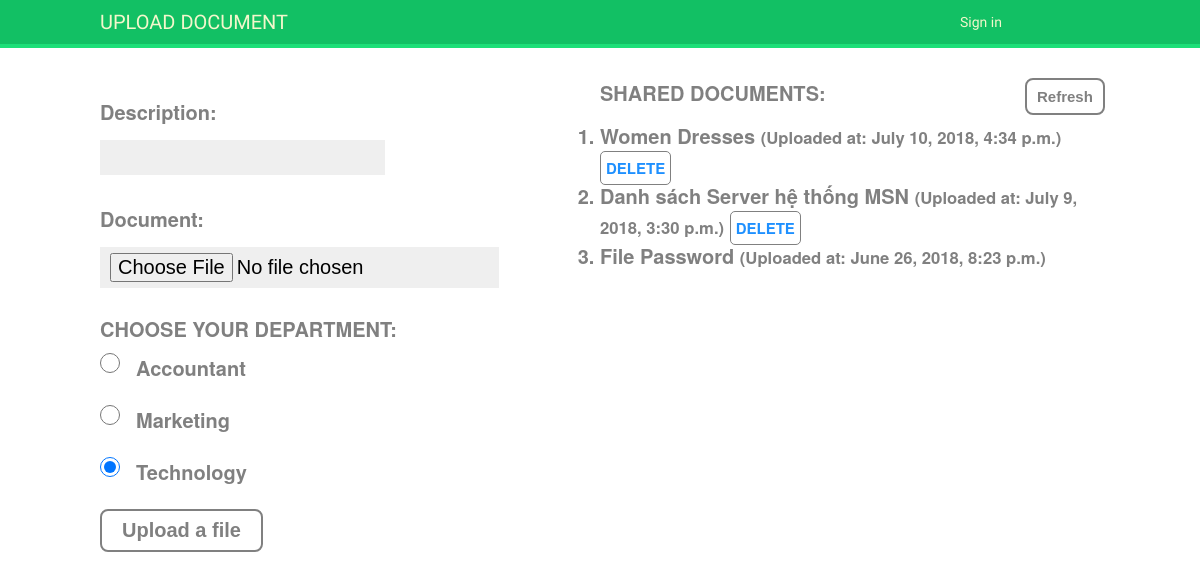
Before: / with the older database file.
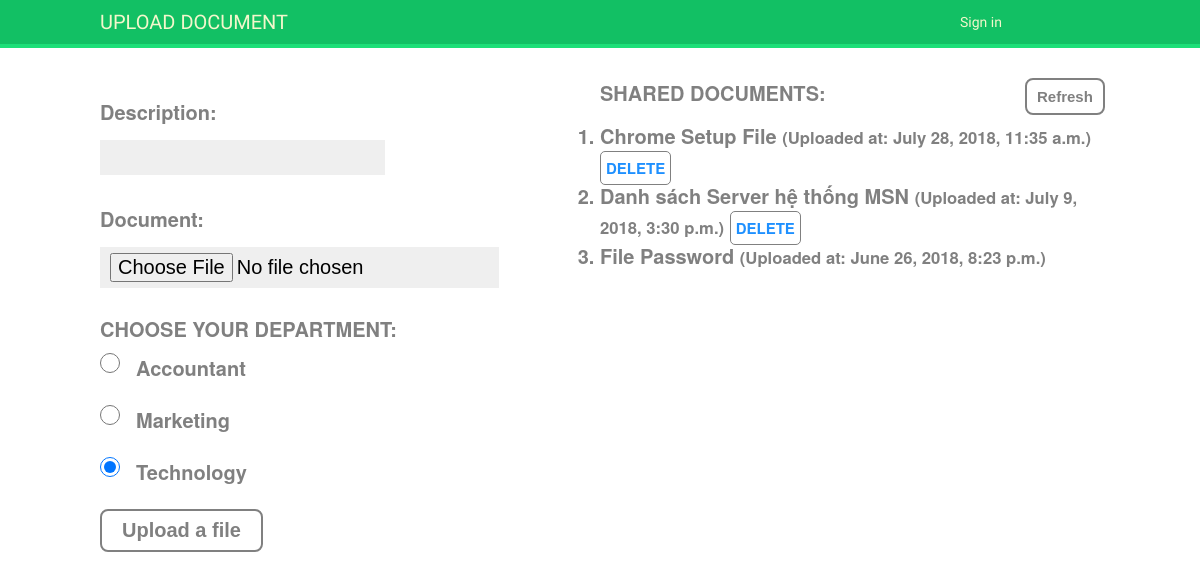
After: the same page with the newer database file.
### core/models.py (models this page shows, shortened)
class Department(models.Model):
    department = models.CharField(max_length=50)
    available = models.BooleanField(default=True)

class Document(models.Model):
    description = models.CharField(max_length=255, blank=True)
    document = models.FileField(upload_to=get_upload_to)
    uploaded_at = models.DateTimeField(auto_now_add=True)
    updated = models.DateTimeField(auto_now=True)
    ipaddr_and_date = models.CharField(max_length=30, blank=True)
    def get_ip_of_document(self):
        return self.ipaddr_and_date.rsplit('_', 1)[0]
    class Meta:
        ordering = ('-uploaded_at',)

### core/views.py (the view)
# urls.py: 2. Add a URL to urlpatterns:  path('', views.home, name='home')
def home(request):
    user = Person.objects.get(username='teacher')
    documents = user.documents.all()
    dpts = Department.objects.filter(available=True)
    ip = get_client_ip(request)
    if request.method == 'POST':
        form = DocumentForm(request.POST, request.FILES)
        if form.is_valid():
            ip = get_client_ip(request)
            date = str(datetime.datetime.today().year) + str(datetime.datetime.today().month) + str(datetime.datetime.today().day)
            ip_and_date = ip + "_" + date
            document = Document
            try:
                document = Document.objects.get(ipaddr_and_date=ip_and_date)
            except:
                document = None
            if document != None:
                document.description = form.instance.description
                document.document = form.instance.document
                document.department = 'marketing/'
                document.ipaddr_and_date = ip_and_date
                document.updated = datetime.datetime.now()
                document.save()
            else:
                new_form = form.save(commit=False)
                new_form.ipaddr_and_date = ip_and_date
                new_form.department =request.POST.get('department')
                new_form.save()
            return redirect('home')
    else:
        form = DocumentForm()
    return render(request, 'core/home.html', {'documents': documents,
                                              'ip': ip,
                                              'departments': dpts,
                                              'form': form})

### core/forms.py
class DocumentForm(forms.ModelForm):
    class Meta:
        model = Document
        fields = ('description', 'document',)

### core/views.py (called while the page is built, shortened)
def get_client_ip(request):
    remote_address = request.META.get('REMOTE_ADDR')
    ip = remote_address
    x_forwarded_for = request.META.get('HTTP_X_FORWARDED_FOR')
    return ip

### core/templates/core/home.html (shortened to what this page needs)
{% extends 'base.html' %}
{% block content %}
    <div class="upload">
        <div class="upload-btn-wrapper">
            <form method="post" enctype="multipart/form-data">
                {{ form.as_p }}
                <label>CHOOSE YOUR DEPARTMENT:</label>
                {% for dpt in departments %}
                    <input type="radio" name="department" class="option-input radio" checked="checked" value="{{ dpt.department }}">
                    <div class="department-name">  {{ dpt.department }}</div><br>
                {% endfor %}
                <button class="btn" type="submit">Upload a file</button>
            </form>
        </div>
    </div>
    <div class="share">
         <div class="upload"><label>SHARED DOCUMENTS:</label></div>
        <div class="refresh"><button class="refresh-btn">Refresh</button></div>
        <br>
        <ol class="document-shared">
            {% for obj in documents %}
                <li class="{{ obj.id }}">
                    <a href="{{ obj.document.url }}">{{ obj.description }}</a>
                    <small>(Uploaded at: {{ obj.uploaded_at }})</small>
                        {% if obj.get_ip_of_document == ip %}
                            <a href="#" data-id="{{ obj.id }}" data-action="delete" class="delete-document">DELETE</a>
                        {% endif %}
                </li>
            {% endfor %}
        </ol>
    </div>
{% endblock %}

### templates/base.html (shortened to what this page needs)
{% load static %}
<!DOCTYPE html>
<html>
<head>
    <link href="{% static "css/base.css" %}" rel="stylesheet">
    <div id="header">
        <span class="logo"><a href='{% url 'home' %}'>UPLOAD DOCUMENT</a></span>
        <ul class="menu">
            {% if request.user.is_authenticated %}
                <li><a href="{% url "logout" %}">Sign out</a></li>
            {% else %}
                <li><a href="{% url "login" %}">Sign in</a></li>
            {% endif %}
        </ul>
    </div>
</head>
<body>
<div id="content">
    {% block content %}
    {% endblock %}
</div>
</body>
</html>

### core/static/css/base.css (style rules this page uses)
body { margin:0; padding:0; font-family: "Helvetica Neue", "Helvetica", "Roboto", "Arial", sans-serif; }
p { line-height: 1.8; }
a { color:gray; text-decoration:none; }
ol { line-height:1.5; }
#header { padding:10px 100px; font-size:14px; background:#12c064; color:#fff; border-bottom:4px solid #1cdf78; overflow:auto; }
#header .logo { font-family: 'Muli', sans-serif; float:left; color:#f3f7cc; font-size:20px; width: 85%; }
#header .menu { font-family: 'Muli', sans-serif; float:right; color:#f3f7cc; font-size:14px; width: 15%; }
#header ul.menu { list-style:none; float:left; margin:0; padding:0; }
#header ul.menu li { float:left; padding:4px 10px; }
#header a { color:#f3f7cc; }
#content { padding:30px 100px; }
form { overflow:auto; }
form p { width:100%; overflow:auto; }
label { float:left; clear:both; margin-bottom:0px; padding-bottom: 10px; color: gray; background-color: white; border-radius: 8px; font-size: 20px; font-weight: bold; }
input, textarea { clear:both; float:left; margin:0 0 10px; background:#efefef; border:0; padding:6px 10px; font-size:20px; }
.upload { width: 50%; float: left; }
.share { width: 50%; float: right; }
.refresh { width: 50%; float: right; }
.radio { position: relative; margin: 0 1rem 0 0 ; padding-left: 10px; cursor: pointer; width: 20px; height: 20px; }
.upload-btn-wrapper { position: relative; overflow: hidden; display: inline-block; }
.btn { border: 2px solid gray; color: gray; background-color: white; padding: 8px 20px; border-radius: 8px; font-size: 20px; font-weight: bold; }
.delete-document { border: 1px solid gray; color: dodgerblue; background-color: white; padding: 5px 5px; border-radius: 5px; font-size: 15px; font-weight: bold; }
.upload-btn-wrapper input[type=file] { font-size: 20px; left: 0; top: 0; opacity: 1; }
.department-name, .document-shared { color: gray; background-color: white; padding: 0px 0px; border-radius: 8px; font-size: 20px; font-weight: bold; }
.refresh-btn { border: 2px solid gray; color: gray; background-color: white; padding: 8px 10px; border-radius: 8px; font-size: 15px; font-weight: bold; margin-left: 70%; }

Changed rows visible on the page:
removed Document: description "Women Dresses", uploaded_at "July 10, 2018, 4:34 p.m."
added Document: description "Chrome Setup File", uploaded_at "July 28, 2018, 11:35 a.m."
